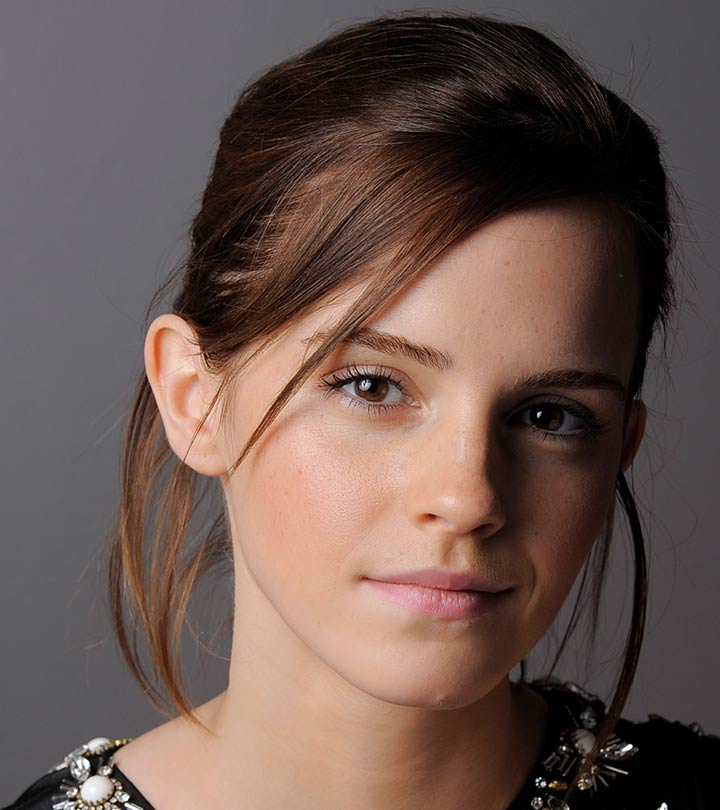
#> input picture assignment_1/a1images/emma.jpg, 720 x 810 px, found by its file name
$ jupyter execute q1.ipynb
#> lines starting #> are read from the running program, lines starting #| are printed output that depends on the picture
## Implement the intensity transformation

[cell 1]
import cv2 as cv
import numpy as np
import matplotlib.pyplot as plt

f = cv.imread(r'C:\Users\Asus\Documents\GitHub\EN3160-Image-Processing-and-Machine-Vision-Lab-Experiments\assignment_1\a1images\emma.jpg', cv.IMREAD_GRAYSCALE)
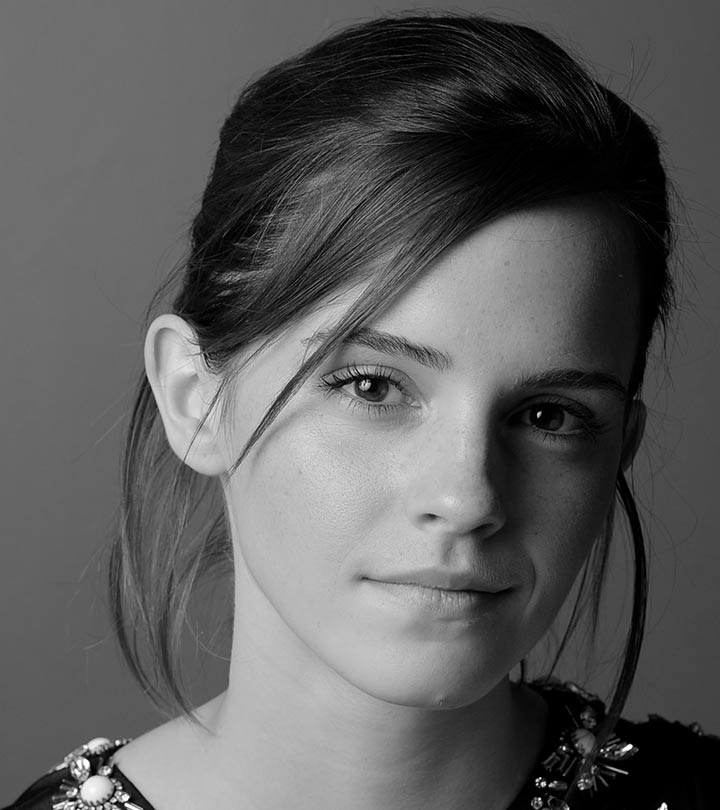
#> f: shape (810, 720); min 0, max 255, mean 92.3
assert f is not None

# Control points
c = np.array([(50, 50), (50, 100), (150, 255), (150, 150), (255, 255)])

# Compute the piecewise linear intensity transformation based on the control points
t1 = np.linspace(0, c[0, 1], c[0, 0] + 1).astype('uint8')  # from 0 to c[0]
t2 = np.linspace(c[0, 1] + 1, c[1, 1], c[1, 0] - c[0, 0]).astype('uint8')  # from c[0] to c[1]
t3 = np.linspace(c[1, 1] + 1, c[2, 1], c[2, 0] - c[1, 0]).astype('uint8')  # from c[1] to c[2]
t4 = np.linspace(c[2, 1] + 1, c[3, 1], c[3, 0] - c[2, 0]).astype('uint8')  # from c[2] to c[3]
t5 = np.linspace(c[3, 1] + 1, c[4, 1], 255 - c[3, 0]).astype('uint8')  # from c[3] to c[4]

# Concatenate the piecewise linear transformation parts
t = np.concatenate((t1, t2), axis=0).astype('uint8')
t = np.concatenate((t, t3), axis=0).astype('uint8')
t = np.concatenate((t, t4), axis=0).astype('uint8')
t = np.concatenate((t, t5), axis=0).astype('uint8')

# Apply the piecewise linear transformation
g = cv.LUT(f, t)
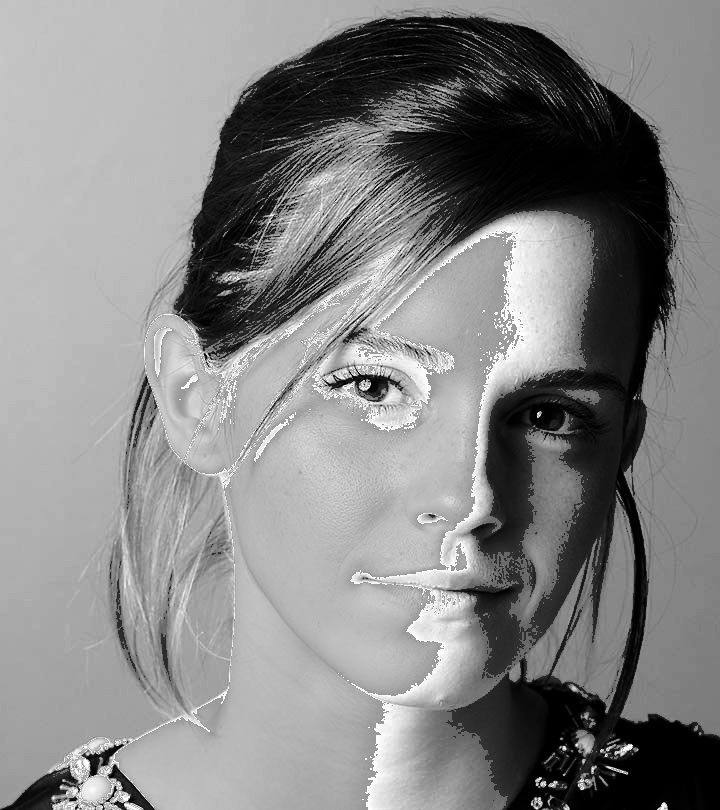
#> g: shape (810, 720); min 0, max 255, mean 132.9

# Display the results
fig, ax = plt.subplots(1, 3, figsize=(10, 5))
ax[0].plot(t, 'b', label='Transformation')
ax[0].set_xlabel(r'Input, $f(x)$')
ax[0].set_ylabel(r'Output, $\mathrm{T}[f(x)]$')
ax[0].set_title('Intensity Transformation')
ax[0].set_aspect('equal')
ax[0].grid(True)
ax[1].imshow(f, cmap='gray')
ax[1].set_title('Original')
ax[1].axis('off')
ax[2].imshow(g, cmap='gray')
ax[2].set_title('Transformed')
ax[2].axis('off')
plt.show()
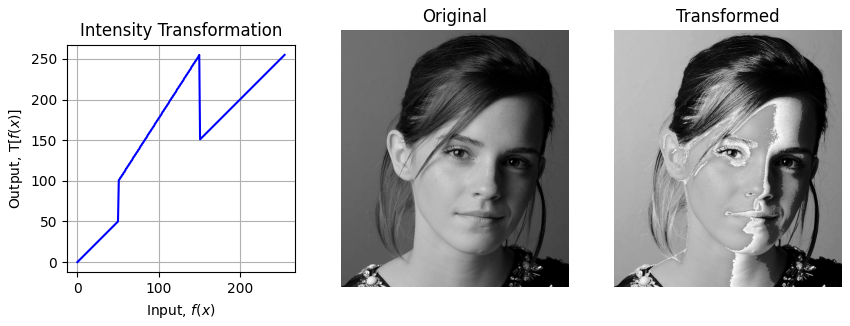
#> figure drawn by matplotlib, 3 panels; panel 1: curve peaks at x = 150, y = 255

$ run again, with assignment_1/a1images/daisy.jpg copied over assignment_1/a1images/emma.jpg
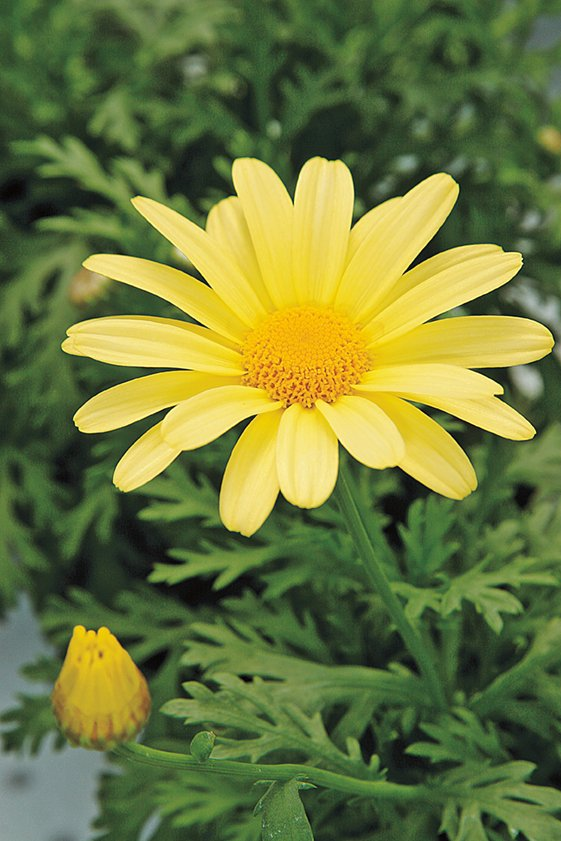
#> input picture assignment_1/a1images/daisy.jpg, 561 x 841 px, found by its file name
#> `g = cv.LUT(f, t)`:
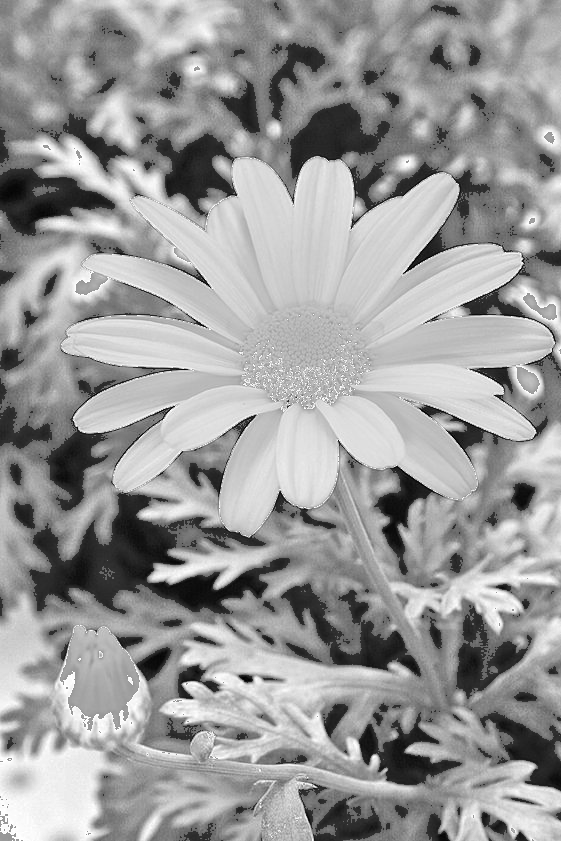
#> g: shape (841, 561); min 0, max 255, mean 154.8
#> `plt.show()`:
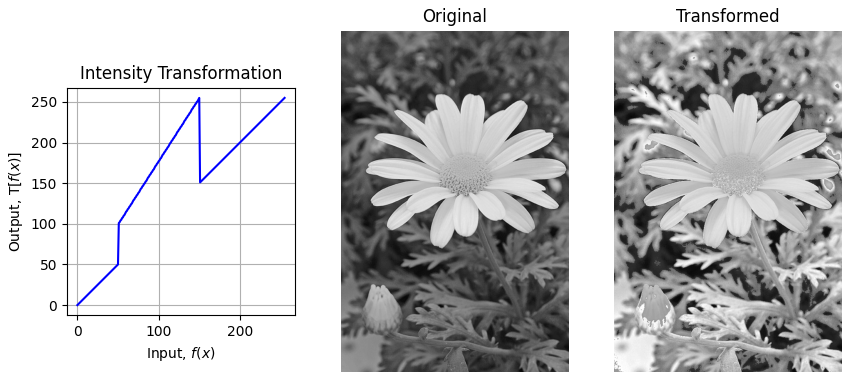
#> figure drawn by matplotlib, 3 panels; panel 1: curve peaks at x = 150, y = 255

$ run again, with assignment_1/a1images/highlights_and_shadows.jpg copied over assignment_1/a1images/emma.jpg
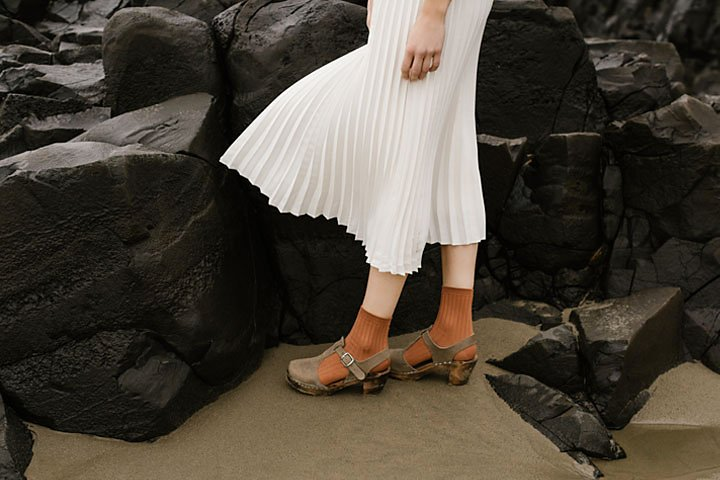
#> input picture assignment_1/a1images/highlights_and_shadows.jpg, 720 x 480 px, found by its file name
#> `g = cv.LUT(f, t)`:
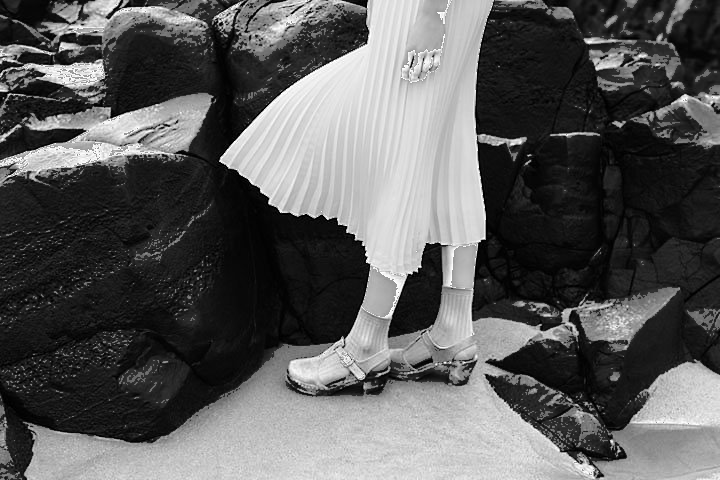
#> g: shape (480, 720); min 0, max 255, mean 91.5
#> `plt.show()`:
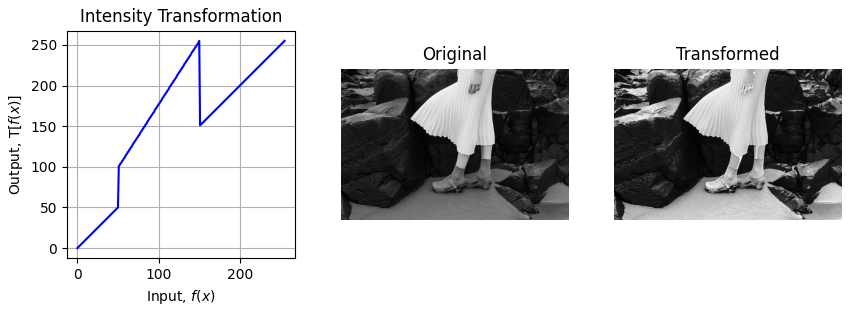
#> figure drawn by matplotlib, 3 panels; panel 1: curve peaks at x = 150, y = 255

$ run again, with assignment_1/a1images/jeniffer.jpg copied over assignment_1/a1images/emma.jpg
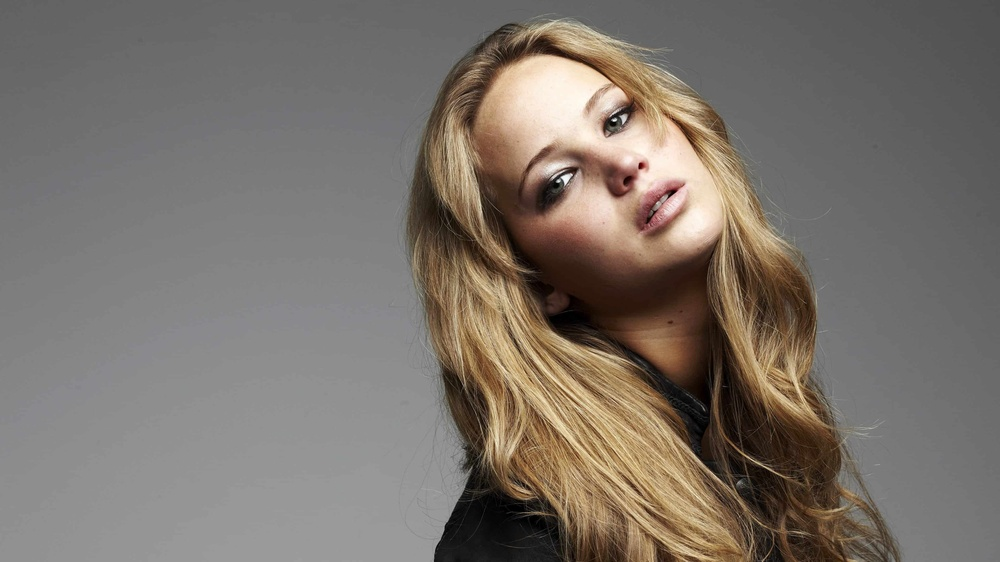
#> input picture assignment_1/a1images/jeniffer.jpg, 1000 x 562 px, shrunk from 3840 x 2160 before the run, found by its file name
#> `g = cv.LUT(f, t)`:
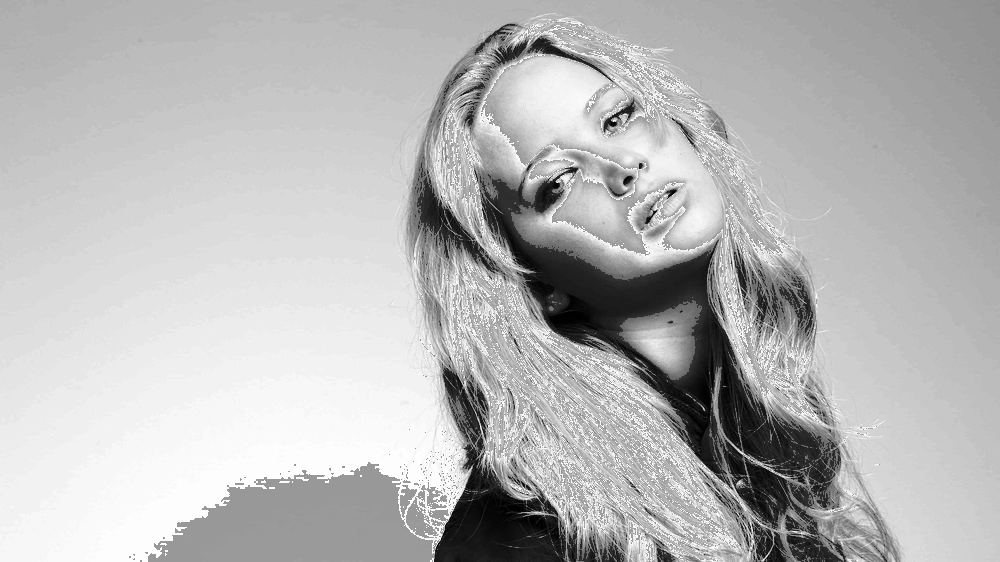
#> g: shape (562, 1000); min 0, max 255, mean 183.2
#> `plt.show()`:
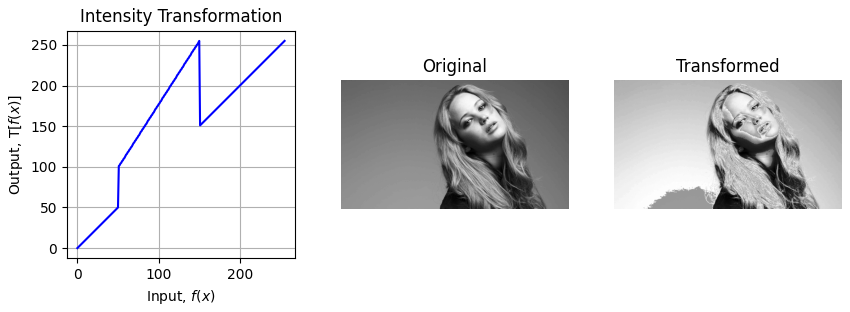
#> figure drawn by matplotlib, 3 panels; panel 1: curve peaks at x = 150, y = 255
